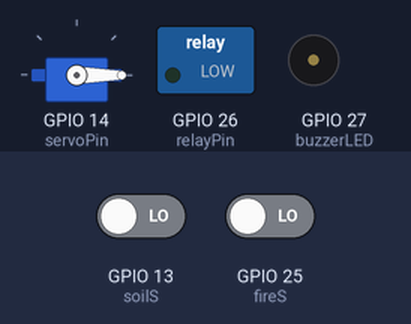
A sketch run on a simulated ESP32. Shown: servo, switched loads named in the sketch (green lamp = pin HIGH), buzzer (waves = sounding, pin HIGH). The test bench sets the inputs (shaded band); at power-on: GPIO 13 (soilS) LOW, GPIO 25 (fireS) LOW.

Above: at 1.2 s.
1.3 s: GPIO 13 (soilS) driven HIGH
At 1.45 s:
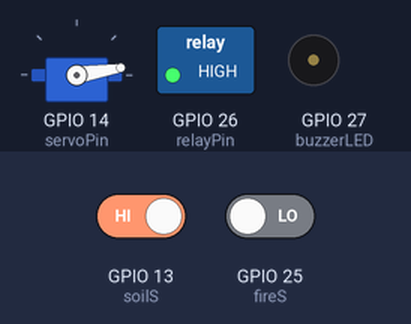
4.3 s: GPIO 25 (fireS) driven HIGH
At 4.75 s:
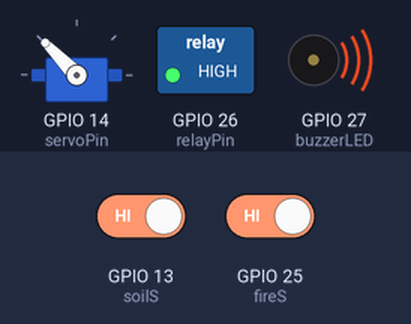
7.3 s: GPIO 13 (soilS) driven LOW
At 7.75 s:
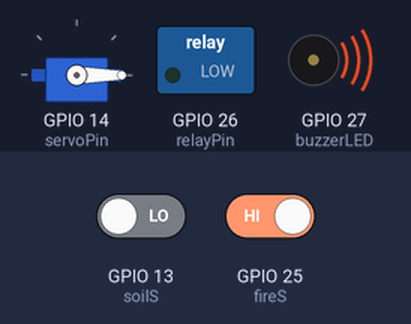
10.3 s: GPIO 13 (soilS) driven HIGH
At 10.75 s:
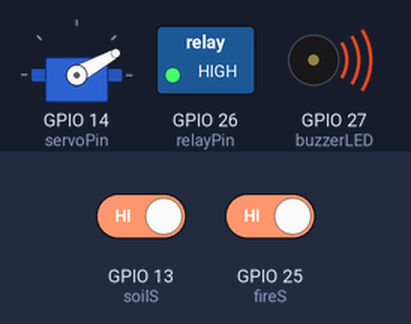
Timing chart, 0 to 20.3 s (numbered marks = the images above; inputs shaded):
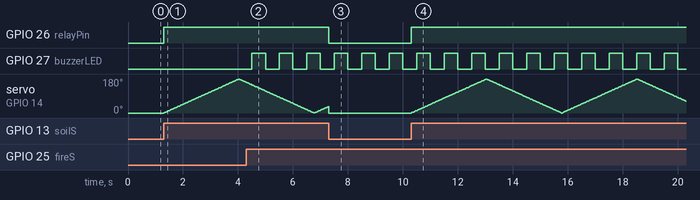

Measured:
- after the input at 1.3 s, GPIO 26 (relayPin): LOW → HIGH at once; servo on GPIO 14 (servoPin): rises from 0° to 179° in 2.7 s, then falls to 163° in 0.28 s
- after the input at 4.3 s, GPIO 27 (buzzerLED): alternates HIGH for 0.50 s and LOW for 0.50 s, starting after 0.20 s
- after the input at 7.3 s, GPIO 26 (relayPin): HIGH → LOW at once

The sketch:

Project.ino
```cpp
#include <ESP32Servo.h>

// Assign your actual GPIO pins here
#define servoPin  14
#define soilS 13
#define relayPin  26
#define fireS     25
#define buzzerLED 27

Servo myServo;
int pos = 0;
int step = 1;
unsigned long lastTime = 0;
unsigned long lastAlarmTime = 0;

void setup() {
  // 1. Water System
  myServo.attach(servoPin);
  myServo.write(0);
  pinMode(soilS, INPUT);
  pinMode(relayPin, OUTPUT);
  digitalWrite(relayPin, HIGH); // Relay OFF (assuming Active Low)

  // 2. Fire System
  pinMode(fireS, INPUT);
  pinMode(buzzerLED, OUTPUT);
}

void loop() {
  // --- SYSTEM 1: WATER ---
  bool drySoil = digitalRead(soilS);
  if (drySoil) {
    runServoSweep(15);
    digitalWrite(relayPin, 1); // Turn turbine ON
  } else {
    digitalWrite(relayPin, 0); // Turn turbine OFF
    myServo.write(0);             // Reset servo
    pos = 0;                      // Reset position variable
  }

  // --- SYSTEM 2: FIRE ---
  bool alarm = digitalRead(fireS);
  if (millis() - lastAlarmTime >= 500) {
    lastAlarmTime = millis();

    if (alarm) {
      // Toggle LED/Buzzer or keep HIGH
      digitalWrite(buzzerLED, !digitalRead(buzzerLED));
    } else {
      digitalWrite(buzzerLED, LOW);
    }
  }
}

// Simple non-blocking sweep function
void runServoSweep(int speedMs) {
  if (millis() - lastTime >= speedMs) {
    lastTime = millis();
    pos += step;
    if (pos >= 180 || pos <= 0) {
      step = -step;
    }
    myServo.write(pos);
  }
}
```
